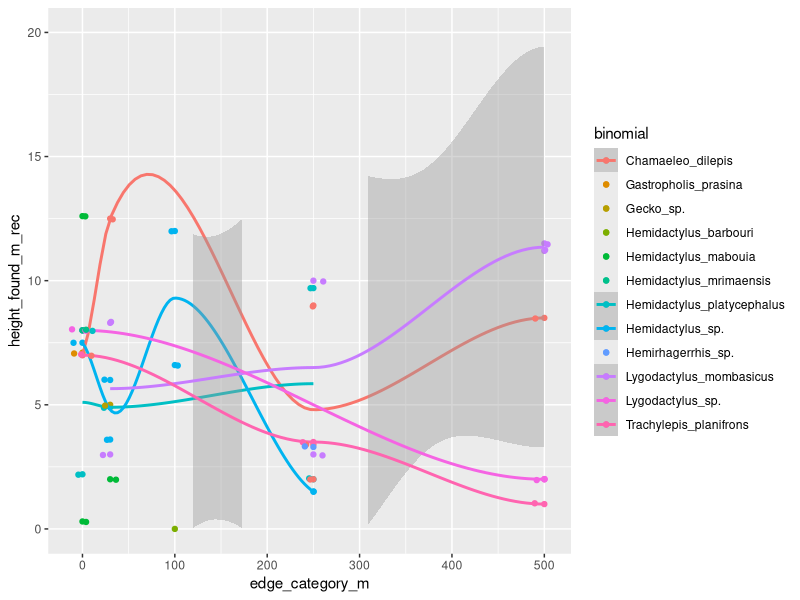
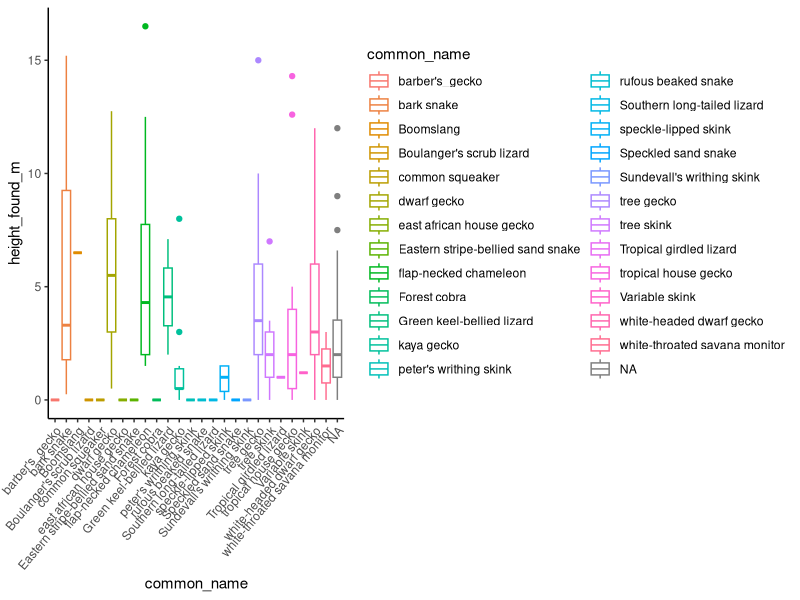
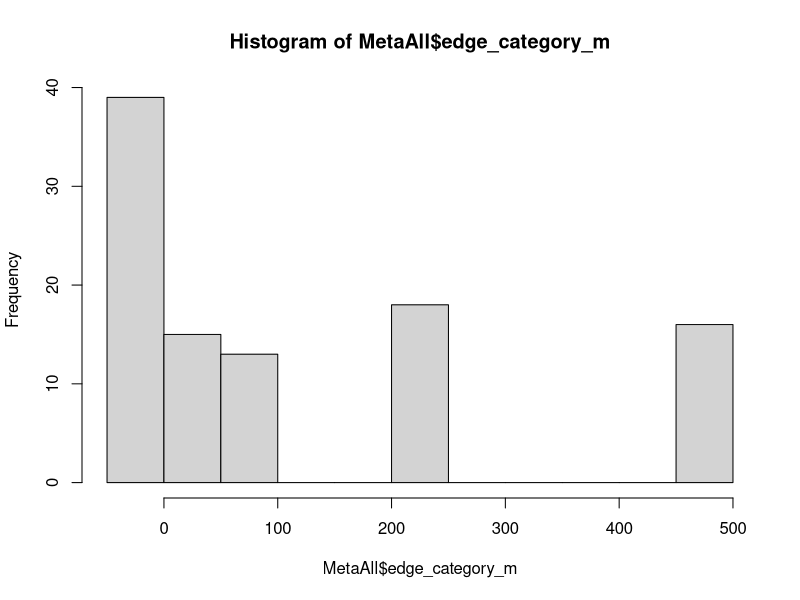

These charts were generated, in order, by the following R code:
#species level analysis
#goal, generate lm and plots of all species height by edge dist and abundance
#by edge dist

library(ggplot2)
library(tidyverse)
library(dplyr)
library(tidyr)
select <- dplyr::select


#data
herpd <- read.csv("raw_data/herpdata.csv")
sites <- read.csv("raw_data/sites.csv")
MetaAll <- read.csv("clean_data/MetaAll.csv")
MetaAllBR <- read.csv("clean_data/MetaAllBR.csv")
MetaAllM <- read.csv("clean_data/MetaAllM.csv")

#merge and clean Herp data
herpd <- merge(herpd, sites, by = "Tree_ID", all = TRUE)

herpd <- herpd %>%
  select(-c(notes.x, notes.y))

HghtHerpD <- herpd %>%
  filter(category != "matrix") %>%
  filter(survey_type == "C") %>%
  filter(forest_type == "BR")

#height by edge distance by species
ggplot(data = HghtHerpD, aes(x = edge_category_m, 
                         y = height_found_m_rec, color = binomial))+
  geom_point()+
  geom_smooth()+
  geom_jitter()+
  ylim(0,20)
               

#height found by species:
ggplot(data = herpd, aes(x = common_name, y = height_found_m))+
  geom_boxplot(aes(color = common_name))+
  theme_classic()+
  theme(axis.text.x = element_text(angle = 50, hjust = 1))


#######################
#GLM for all species Abundance by distance

#number of species
spec_counts <- MetaAll %>%
  select(ARST:VAAL)

NumSpecies <- ncol(spec_counts)

variables <- MetaAll%>%
  select(edge_category_m,edge_dist_m,category)

# create an empty dataframe to populate with info from glm
reg_abund <- list(NA)
RSquared <- list(NA)

for(i in 1:NumSpecies){
  newdata <- cbind(abund = spec_counts[,i], variables)
  lm_abund <- lm(abund~
                   scale(edge_category_m),
                 data=newdata)
  
  lm_mod <- summary(lm_abund)
  
  reg_abund[[i]] <- rbind(lm_mod$coefficients)
  RSquared[[i]] <- rbind(lm_mod$r.squared)
}
names(reg_abund) <- colnames(spec_counts)
reg_abund
names(RSquared) <- colnames(spec_counts)
RSquared


#Individual models (LM maybe not best technique for this)
summary(glm(LYMO ~ scale(edge_category_m), data = MetaAll))
summary(lm(HEPL ~ scale(edge_category_m), data = MetaAll))
summary(lm(HEBA ~ scale(edge_category_m), data = MetaAll))
summary(lm(HEMA ~ scale(edge_category_m), data = MetaAll))
summary(lm(HEMA ~ scale(edge_category_m), data = MetaAll))
summary(lm(HEMI ~ scale(edge_category_m), data = MetaAll))
summary(lm(TRMA ~ scale(edge_category_m), data = MetaAll))
summary(lm(NUBO ~ scale(edge_category_m), data = MetaAll))
summary(lm(CHDI ~ scale(edge_category_m), data = MetaAll))

hist(MetaAll$edge_category_m)

